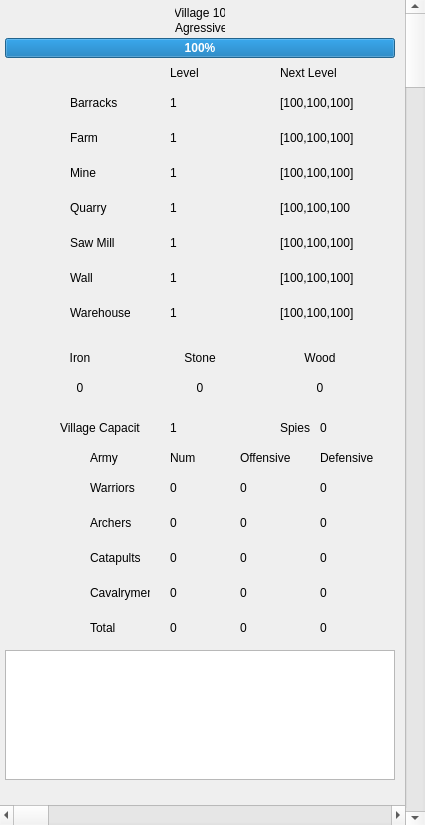
<?xml version="1.0" encoding="UTF-8"?>
<ui version="4.0">
 <class>MainWindow</class>
 <widget class="QMainWindow" name="MainWindow">
  <property name="geometry">
   <rect>
    <x>0</x>
    <y>0</y>
    <width>425</width>
    <height>825</height>
   </rect>
  </property>
  <property name="windowTitle">
   <string>MainWindow</string>
  </property>
  <widget class="QWidget" name="centralwidget">
   <widget class="QLabel" name="VillageName">
    <property name="geometry">
     <rect>
      <x>175</x>
      <y>5</y>
      <width>50</width>
      <height>15</height>
     </rect>
    </property>
    <property name="text">
     <string>Village 10</string>
    </property>
    <property name="alignment">
     <set>Qt::AlignCenter</set>
    </property>
   </widget>
   <widget class="QLabel" name="VillageType">
    <property name="geometry">
     <rect>
      <x>175</x>
      <y>20</y>
      <width>50</width>
      <height>15</height>
     </rect>
    </property>
    <property name="text">
     <string>Agressive</string>
    </property>
   </widget>
   <widget class="QProgressBar" name="HealthBar">
    <property name="geometry">
     <rect>
      <x>5</x>
      <y>38</y>
      <width>390</width>
      <height>20</height>
     </rect>
    </property>
    <property name="font">
     <font>
      <weight>75</weight>
      <bold>true</bold>
      <underline>false</underline>
      <stylestrategy>PreferDefault</stylestrategy>
      <kerning>true</kerning>
     </font>
    </property>
    <property name="layoutDirection">
     <enum>Qt::LeftToRight</enum>
    </property>
    <property name="autoFillBackground">
     <bool>false</bool>
    </property>
    <property name="value">
     <number>100</number>
    </property>
    <property name="textVisible">
     <bool>true</bool>
    </property>
    <property name="invertedAppearance">
     <bool>false</bool>
    </property>
   </widget>
   <widget class="QLabel" name="BarracksIcon">
    <property name="geometry">
     <rect>
      <x>10</x>
      <y>85</y>
      <width>35</width>
      <height>35</height>
     </rect>
    </property>
    <property name="text">
     <string/>
    </property>
    <property name="pixmap">
     <pixmap>ui_icons/Fort_%28Civ6%29.png</pixmap>
    </property>
    <property name="scaledContents">
     <bool>true</bool>
    </property>
    <property name="alignment">
     <set>Qt::AlignCenter</set>
    </property>
   </widget>
   <widget class="QLabel" name="BuldingLevel">
    <property name="geometry">
     <rect>
      <x>170</x>
      <y>65</y>
      <width>60</width>
      <height>15</height>
     </rect>
    </property>
    <property name="text">
     <string>Level</string>
    </property>
   </widget>
   <widget class="QLabel" name="BuldingNextLevel">
    <property name="geometry">
     <rect>
      <x>280</x>
      <y>65</y>
      <width>60</width>
      <height>15</height>
     </rect>
    </property>
    <property name="text">
     <string>Next Level</string>
    </property>
   </widget>
   <widget class="QLabel" name="Barracks">
    <property name="geometry">
     <rect>
      <x>70</x>
      <y>95</y>
      <width>60</width>
      <height>15</height>
     </rect>
    </property>
    <property name="text">
     <string>Barracks</string>
    </property>
   </widget>
   <widget class="QLabel" name="BarracksLevel">
    <property name="geometry">
     <rect>
      <x>170</x>
      <y>95</y>
      <width>60</width>
      <height>15</height>
     </rect>
    </property>
    <property name="text">
     <string>1</string>
    </property>
   </widget>
   <widget class="QLabel" name="BarracksNextLevel">
    <property name="geometry">
     <rect>
      <x>280</x>
      <y>95</y>
      <width>75</width>
      <height>15</height>
     </rect>
    </property>
    <property name="text">
     <string>[100,100,100]</string>
    </property>
   </widget>
   <widget class="QLabel" name="FarmIcon">
    <property name="geometry">
     <rect>
      <x>10</x>
      <y>120</y>
      <width>35</width>
      <height>35</height>
     </rect>
    </property>
    <property name="text">
     <string/>
    </property>
    <property name="pixmap">
     <pixmap>ui_icons/Farm_%28Civ6%29.png</pixmap>
    </property>
    <property name="scaledContents">
     <bool>true</bool>
    </property>
   </widget>
   <widget class="QLabel" name="Farm">
    <property name="geometry">
     <rect>
      <x>70</x>
      <y>130</y>
      <width>60</width>
      <height>15</height>
     </rect>
    </property>
    <property name="text">
     <string>Farm</string>
    </property>
   </widget>
   <widget class="QLabel" name="FarmLevel">
    <property name="geometry">
     <rect>
      <x>170</x>
      <y>130</y>
      <width>60</width>
      <height>15</height>
     </rect>
    </property>
    <property name="text">
     <string>1</string>
    </property>
   </widget>
   <widget class="QLabel" name="FarmNextLevel">
    <property name="geometry">
     <rect>
      <x>280</x>
      <y>130</y>
      <width>75</width>
      <height>15</height>
     </rect>
    </property>
    <property name="text">
     <string>[100,100,100]</string>
    </property>
   </widget>
   <widget class="QLabel" name="MineIcon">
    <property name="geometry">
     <rect>
      <x>10</x>
      <y>155</y>
      <width>35</width>
      <height>35</height>
     </rect>
    </property>
    <property name="text">
     <string/>
    </property>
    <property name="pixmap">
     <pixmap>ui_icons/Mine_%28Civ6%29.png</pixmap>
    </property>
    <property name="scaledContents">
     <bool>true</bool>
    </property>
   </widget>
   <widget class="QLabel" name="Mine">
    <property name="geometry">
     <rect>
      <x>70</x>
      <y>165</y>
      <width>60</width>
      <height>15</height>
     </rect>
    </property>
    <property name="text">
     <string>Mine</string>
    </property>
   </widget>
   <widget class="QLabel" name="MineLevel">
    <property name="geometry">
     <rect>
      <x>170</x>
      <y>165</y>
      <width>60</width>
      <height>15</height>
     </rect>
    </property>
    <property name="text">
     <string>1</string>
    </property>
   </widget>
   <widget class="QLabel" name="MineNextLevel">
    <property name="geometry">
     <rect>
      <x>280</x>
      <y>165</y>
      <width>75</width>
      <height>15</height>
     </rect>
    </property>
    <property name="text">
     <string>[100,100,100]</string>
    </property>
   </widget>
   <widget class="QLabel" name="Iron">
    <property name="geometry">
     <rect>
      <x>50</x>
      <y>350</y>
      <width>60</width>
      <height>15</height>
     </rect>
    </property>
    <property name="text">
     <string>Iron</string>
    </property>
    <property name="alignment">
     <set>Qt::AlignCenter</set>
    </property>
   </widget>
   <widget class="QLabel" name="IronValue">
    <property name="geometry">
     <rect>
      <x>50</x>
      <y>380</y>
      <width>60</width>
      <height>15</height>
     </rect>
    </property>
    <property name="text">
     <string>0</string>
    </property>
    <property name="alignment">
     <set>Qt::AlignCenter</set>
    </property>
   </widget>
   <widget class="QLabel" name="Stone">
    <property name="geometry">
     <rect>
      <x>170</x>
      <y>350</y>
      <width>60</width>
      <height>15</height>
     </rect>
    </property>
    <property name="text">
     <string>Stone</string>
    </property>
    <property name="alignment">
     <set>Qt::AlignCenter</set>
    </property>
   </widget>
   <widget class="QLabel" name="StoneValue">
    <property name="geometry">
     <rect>
      <x>170</x>
      <y>380</y>
      <width>60</width>
      <height>15</height>
     </rect>
    </property>
    <property name="text">
     <string>0</string>
    </property>
    <property name="alignment">
     <set>Qt::AlignCenter</set>
    </property>
   </widget>
   <widget class="QLabel" name="Wood">
    <property name="geometry">
     <rect>
      <x>290</x>
      <y>350</y>
      <width>60</width>
      <height>15</height>
     </rect>
    </property>
    <property name="text">
     <string>Wood</string>
    </property>
    <property name="alignment">
     <set>Qt::AlignCenter</set>
    </property>
   </widget>
   <widget class="QLabel" name="WoodValue">
    <property name="geometry">
     <rect>
      <x>290</x>
      <y>380</y>
      <width>60</width>
      <height>15</height>
     </rect>
    </property>
    <property name="text">
     <string>0</string>
    </property>
    <property name="alignment">
     <set>Qt::AlignCenter</set>
    </property>
   </widget>
   <widget class="QLabel" name="Army">
    <property name="geometry">
     <rect>
      <x>90</x>
      <y>450</y>
      <width>60</width>
      <height>15</height>
     </rect>
    </property>
    <property name="text">
     <string>Army</string>
    </property>
    <property name="alignment">
     <set>Qt::AlignLeading|Qt::AlignLeft|Qt::AlignVCenter</set>
    </property>
   </widget>
   <widget class="QLabel" name="Warriors">
    <property name="geometry">
     <rect>
      <x>90</x>
      <y>480</y>
      <width>60</width>
      <height>15</height>
     </rect>
    </property>
    <property name="text">
     <string>Warriors</string>
    </property>
   </widget>
   <widget class="QLabel" name="Archers">
    <property name="geometry">
     <rect>
      <x>90</x>
      <y>515</y>
      <width>60</width>
      <height>15</height>
     </rect>
    </property>
    <property name="text">
     <string>Archers</string>
    </property>
   </widget>
   <widget class="QLabel" name="Catapults">
    <property name="geometry">
     <rect>
      <x>90</x>
      <y>550</y>
      <width>60</width>
      <height>15</height>
     </rect>
    </property>
    <property name="text">
     <string>Catapults</string>
    </property>
   </widget>
   <widget class="QLabel" name="Cavalrymen">
    <property name="geometry">
     <rect>
      <x>90</x>
      <y>585</y>
      <width>60</width>
      <height>15</height>
     </rect>
    </property>
    <property name="text">
     <string>Cavalrymen</string>
    </property>
   </widget>
   <widget class="QLabel" name="TotalArmy">
    <property name="geometry">
     <rect>
      <x>90</x>
      <y>620</y>
      <width>60</width>
      <height>15</height>
     </rect>
    </property>
    <property name="text">
     <string>Total</string>
    </property>
   </widget>
   <widget class="QLabel" name="NumSoldiers">
    <property name="geometry">
     <rect>
      <x>170</x>
      <y>450</y>
      <width>60</width>
      <height>15</height>
     </rect>
    </property>
    <property name="text">
     <string>Num</string>
    </property>
   </widget>
   <widget class="QLabel" name="Offensive">
    <property name="geometry">
     <rect>
      <x>240</x>
      <y>450</y>
      <width>60</width>
      <height>15</height>
     </rect>
    </property>
    <property name="text">
     <string>Offensive</string>
    </property>
   </widget>
   <widget class="QLabel" name="Defensive">
    <property name="geometry">
     <rect>
      <x>320</x>
      <y>450</y>
      <width>60</width>
      <height>15</height>
     </rect>
    </property>
    <property name="text">
     <string>Defensive</string>
    </property>
   </widget>
   <widget class="QTextBrowser" name="Log">
    <property name="geometry">
     <rect>
      <x>5</x>
      <y>650</y>
      <width>390</width>
      <height>130</height>
     </rect>
    </property>
   </widget>
   <widget class="QLabel" name="WarriorsNum">
    <property name="geometry">
     <rect>
      <x>170</x>
      <y>480</y>
      <width>60</width>
      <height>15</height>
     </rect>
    </property>
    <property name="text">
     <string>0</string>
    </property>
   </widget>
   <widget class="QLabel" name="ArchersNum">
    <property name="geometry">
     <rect>
      <x>170</x>
      <y>515</y>
      <width>60</width>
      <height>15</height>
     </rect>
    </property>
    <property name="text">
     <string>0</string>
    </property>
   </widget>
   <widget class="QLabel" name="CatapultsNum">
    <property name="geometry">
     <rect>
      <x>170</x>
      <y>550</y>
      <width>60</width>
      <height>15</height>
     </rect>
    </property>
    <property name="text">
     <string>0</string>
    </property>
   </widget>
   <widget class="QLabel" name="CavalrymenNum">
    <property name="geometry">
     <rect>
      <x>170</x>
      <y>585</y>
      <width>60</width>
      <height>15</height>
     </rect>
    </property>
    <property name="text">
     <string>0</string>
    </property>
   </widget>
   <widget class="QLabel" name="TotalNum">
    <property name="geometry">
     <rect>
      <x>170</x>
      <y>620</y>
      <width>60</width>
      <height>15</height>
     </rect>
    </property>
    <property name="text">
     <string>0</string>
    </property>
   </widget>
   <widget class="QLabel" name="WarriorsOffensive">
    <property name="geometry">
     <rect>
      <x>240</x>
      <y>480</y>
      <width>60</width>
      <height>15</height>
     </rect>
    </property>
    <property name="text">
     <string>0</string>
    </property>
   </widget>
   <widget class="QLabel" name="ArchersOffensive">
    <property name="geometry">
     <rect>
      <x>240</x>
      <y>515</y>
      <width>60</width>
      <height>15</height>
     </rect>
    </property>
    <property name="text">
     <string>0</string>
    </property>
   </widget>
   <widget class="QLabel" name="CatapultsOffensive">
    <property name="geometry">
     <rect>
      <x>240</x>
      <y>550</y>
      <width>60</width>
      <height>15</height>
     </rect>
    </property>
    <property name="text">
     <string>0</string>
    </property>
   </widget>
   <widget class="QLabel" name="CavalrymenOffensive">
    <property name="geometry">
     <rect>
      <x>240</x>
      <y>585</y>
      <width>60</width>
      <height>15</height>
     </rect>
    </property>
    <property name="text">
     <string>0</string>
    </property>
   </widget>
   <widget class="QLabel" name="TotalOffensive">
    <property name="geometry">
     <rect>
      <x>240</x>
      <y>620</y>
      <width>60</width>
      <height>15</height>
     </rect>
    </property>
    <property name="text">
     <string>0</string>
    </property>
   </widget>
   <widget class="QLabel" name="WarriorsDefensive">
    <property name="geometry">
     <rect>
      <x>320</x>
      <y>480</y>
      <width>60</width>
      <height>15</height>
     </rect>
    </property>
    <property name="text">
     <string>0</string>
    </property>
   </widget>
   <widget class="QLabel" name="ArchersDefensive">
    <property name="geometry">
     <rect>
      <x>320</x>
      <y>515</y>
      <width>60</width>
      <height>15</height>
     </rect>
    </property>
    <property name="text">
     <string>0</string>
    </property>
   </widget>
   <widget class="QLabel" name="CatapultsDefensive">
    <property name="geometry">
     <rect>
      <x>320</x>
      <y>550</y>
      <width>60</width>
      <height>15</height>
     </rect>
    </property>
    <property name="text">
     <string>0</string>
    </property>
   </widget>
   <widget class="QLabel" name="CavalrymenDefensive">
    <property name="geometry">
     <rect>
      <x>320</x>
      <y>585</y>
      <width>60</width>
      <height>15</height>
     </rect>
    </property>
    <property name="text">
     <string>0</string>
    </property>
   </widget>
   <widget class="QLabel" name="TotalDefensive">
    <property name="geometry">
     <rect>
      <x>320</x>
      <y>620</y>
      <width>60</width>
      <height>15</height>
     </rect>
    </property>
    <property name="text">
     <string>0</string>
    </property>
   </widget>
   <widget class="QLabel" name="CavalrymenIcon">
    <property name="geometry">
     <rect>
      <x>20</x>
      <y>575</y>
      <width>35</width>
      <height>35</height>
     </rect>
    </property>
    <property name="text">
     <string/>
    </property>
    <property name="pixmap">
     <pixmap>ui_icons/Horseman_icon_%28Civ6%29.png</pixmap>
    </property>
    <property name="scaledContents">
     <bool>true</bool>
    </property>
   </widget>
   <widget class="QLabel" name="CatapultsIcon">
    <property name="geometry">
     <rect>
      <x>20</x>
      <y>540</y>
      <width>35</width>
      <height>35</height>
     </rect>
    </property>
    <property name="text">
     <string/>
    </property>
    <property name="pixmap">
     <pixmap>ui_icons/Catapult_icon_%28Civ6%29.png</pixmap>
    </property>
    <property name="scaledContents">
     <bool>true</bool>
    </property>
   </widget>
   <widget class="QLabel" name="ArchersIcon">
    <property name="geometry">
     <rect>
      <x>20</x>
      <y>505</y>
      <width>35</width>
      <height>35</height>
     </rect>
    </property>
    <property name="text">
     <string/>
    </property>
    <property name="pixmap">
     <pixmap>ui_icons/Archer_icon_%28Civ6%29.png</pixmap>
    </property>
    <property name="scaledContents">
     <bool>true</bool>
    </property>
   </widget>
   <widget class="QLabel" name="WarriorsIcon">
    <property name="geometry">
     <rect>
      <x>20</x>
      <y>470</y>
      <width>35</width>
      <height>35</height>
     </rect>
    </property>
    <property name="text">
     <string/>
    </property>
    <property name="pixmap">
     <pixmap>ui_icons/Warrior_icon_%28Civ6%29.png</pixmap>
    </property>
    <property name="scaledContents">
     <bool>true</bool>
    </property>
   </widget>
   <widget class="QLabel" name="SawmillIcon">
    <property name="geometry">
     <rect>
      <x>10</x>
      <y>225</y>
      <width>35</width>
      <height>35</height>
     </rect>
    </property>
    <property name="text">
     <string/>
    </property>
    <property name="pixmap">
     <pixmap>ui_icons/Lumber_Mill_%28Civ6%29.png</pixmap>
    </property>
    <property name="scaledContents">
     <bool>true</bool>
    </property>
   </widget>
   <widget class="QLabel" name="Sawmill">
    <property name="geometry">
     <rect>
      <x>70</x>
      <y>235</y>
      <width>60</width>
      <height>15</height>
     </rect>
    </property>
    <property name="text">
     <string>Saw Mill</string>
    </property>
   </widget>
   <widget class="QLabel" name="SawmilLevel">
    <property name="geometry">
     <rect>
      <x>170</x>
      <y>235</y>
      <width>60</width>
      <height>15</height>
     </rect>
    </property>
    <property name="text">
     <string>1</string>
    </property>
   </widget>
   <widget class="QLabel" name="SawmillNextLevel">
    <property name="geometry">
     <rect>
      <x>280</x>
      <y>235</y>
      <width>75</width>
      <height>15</height>
     </rect>
    </property>
    <property name="text">
     <string>[100,100,100]</string>
    </property>
   </widget>
   <widget class="QLabel" name="VillageCapacity">
    <property name="geometry">
     <rect>
      <x>60</x>
      <y>420</y>
      <width>80</width>
      <height>15</height>
     </rect>
    </property>
    <property name="text">
     <string>Village Capacity:</string>
    </property>
   </widget>
   <widget class="QLabel" name="VillageCapacityValue">
    <property name="geometry">
     <rect>
      <x>170</x>
      <y>420</y>
      <width>50</width>
      <height>15</height>
     </rect>
    </property>
    <property name="text">
     <string>1</string>
    </property>
   </widget>
   <widget class="QLabel" name="SpiesValue">
    <property name="geometry">
     <rect>
      <x>320</x>
      <y>420</y>
      <width>50</width>
      <height>15</height>
     </rect>
    </property>
    <property name="text">
     <string>0</string>
    </property>
   </widget>
   <widget class="QLabel" name="Spies">
    <property name="geometry">
     <rect>
      <x>280</x>
      <y>420</y>
      <width>80</width>
      <height>15</height>
     </rect>
    </property>
    <property name="text">
     <string>Spies</string>
    </property>
   </widget>
   <widget class="QLabel" name="SpiesIcon">
    <property name="geometry">
     <rect>
      <x>240</x>
      <y>410</y>
      <width>35</width>
      <height>35</height>
     </rect>
    </property>
    <property name="text">
     <string/>
    </property>
    <property name="pixmap">
     <pixmap>ui_icons/Spy_icon_%28Civ6%29.png</pixmap>
    </property>
    <property name="scaledContents">
     <bool>true</bool>
    </property>
   </widget>
   <widget class="QLabel" name="QuarryIcon">
    <property name="geometry">
     <rect>
      <x>10</x>
      <y>190</y>
      <width>35</width>
      <height>35</height>
     </rect>
    </property>
    <property name="text">
     <string/>
    </property>
    <property name="pixmap">
     <pixmap>ui_icons/Quarry_%28Civ6%29.png</pixmap>
    </property>
    <property name="scaledContents">
     <bool>true</bool>
    </property>
   </widget>
   <widget class="QLabel" name="Quarry">
    <property name="geometry">
     <rect>
      <x>70</x>
      <y>200</y>
      <width>60</width>
      <height>15</height>
     </rect>
    </property>
    <property name="text">
     <string>Quarry</string>
    </property>
   </widget>
   <widget class="QLabel" name="QuarryLevel">
    <property name="geometry">
     <rect>
      <x>170</x>
      <y>200</y>
      <width>60</width>
      <height>15</height>
     </rect>
    </property>
    <property name="text">
     <string>1</string>
    </property>
   </widget>
   <widget class="QLabel" name="QuarryNextLevel">
    <property name="geometry">
     <rect>
      <x>280</x>
      <y>200</y>
      <width>75</width>
      <height>15</height>
     </rect>
    </property>
    <property name="text">
     <string>[100,100,100</string>
    </property>
   </widget>
   <widget class="QLabel" name="WallIcon">
    <property name="geometry">
     <rect>
      <x>10</x>
      <y>260</y>
      <width>35</width>
      <height>35</height>
     </rect>
    </property>
    <property name="text">
     <string/>
    </property>
    <property name="pixmap">
     <pixmap>ui_icons/Great_Wall_%28Civ6%29.png</pixmap>
    </property>
    <property name="scaledContents">
     <bool>true</bool>
    </property>
   </widget>
   <widget class="QLabel" name="WarehouseIcon">
    <property name="geometry">
     <rect>
      <x>10</x>
      <y>295</y>
      <width>35</width>
      <height>35</height>
     </rect>
    </property>
    <property name="text">
     <string/>
    </property>
    <property name="pixmap">
     <pixmap>ui_icons/Feitoria_%28Civ6%29.png</pixmap>
    </property>
    <property name="scaledContents">
     <bool>true</bool>
    </property>
   </widget>
   <widget class="QLabel" name="Wall">
    <property name="geometry">
     <rect>
      <x>70</x>
      <y>270</y>
      <width>60</width>
      <height>15</height>
     </rect>
    </property>
    <property name="text">
     <string>Wall</string>
    </property>
   </widget>
   <widget class="QLabel" name="Warehouse">
    <property name="geometry">
     <rect>
      <x>70</x>
      <y>305</y>
      <width>60</width>
      <height>15</height>
     </rect>
    </property>
    <property name="text">
     <string>Warehouse</string>
    </property>
   </widget>
   <widget class="QLabel" name="WallLevel">
    <property name="geometry">
     <rect>
      <x>170</x>
      <y>270</y>
      <width>60</width>
      <height>15</height>
     </rect>
    </property>
    <property name="text">
     <string>1</string>
    </property>
   </widget>
   <widget class="QLabel" name="WarehouseLevel">
    <property name="geometry">
     <rect>
      <x>170</x>
      <y>305</y>
      <width>60</width>
      <height>15</height>
     </rect>
    </property>
    <property name="text">
     <string>1</string>
    </property>
   </widget>
   <widget class="QLabel" name="WallNextLevel">
    <property name="geometry">
     <rect>
      <x>280</x>
      <y>270</y>
      <width>75</width>
      <height>15</height>
     </rect>
    </property>
    <property name="text">
     <string>[100,100,100]</string>
    </property>
   </widget>
   <widget class="QLabel" name="WarehouseNextLevel">
    <property name="geometry">
     <rect>
      <x>280</x>
      <y>305</y>
      <width>75</width>
      <height>15</height>
     </rect>
    </property>
    <property name="text">
     <string>[100,100,100]</string>
    </property>
   </widget>
   <widget class="QScrollBar" name="horizontalScrollBar">
    <property name="geometry">
     <rect>
      <x>0</x>
      <y>805</y>
      <width>405</width>
      <height>20</height>
     </rect>
    </property>
    <property name="orientation">
     <enum>Qt::Horizontal</enum>
    </property>
   </widget>
   <widget class="QScrollBar" name="verticalScrollBar">
    <property name="geometry">
     <rect>
      <x>405</x>
      <y>0</y>
      <width>20</width>
      <height>825</height>
     </rect>
    </property>
    <property name="orientation">
     <enum>Qt::Vertical</enum>
    </property>
   </widget>
  </widget>
 </widget>
 <resources/>
 <connections/>
</ui>
